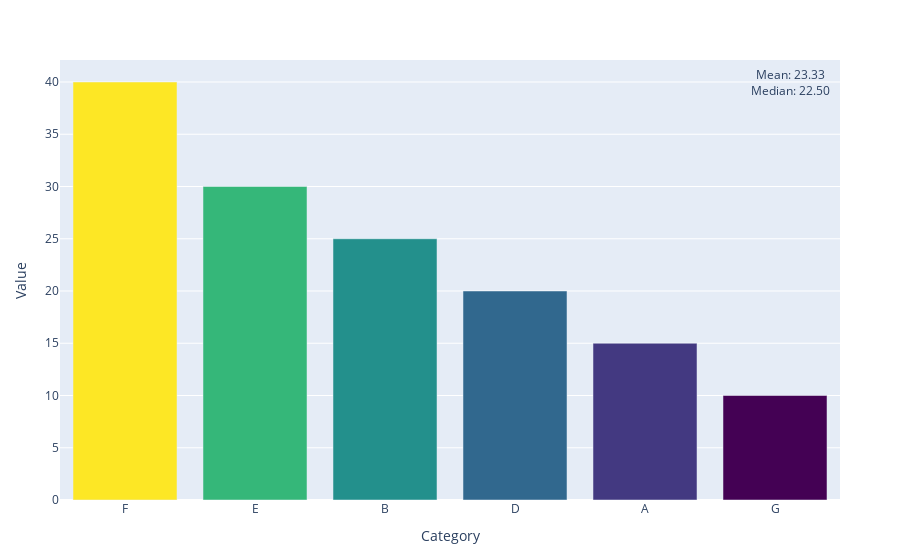

Notebook code cell kept with this figure:
### Code cell
# Example usage
data = {'Category': ['A', 'B', 'G', 'D', 'E', 'F' ],
        'Value': [15, 25, 10, 20, 30, 40]}
df = pd.DataFrame(data)

plot_bar_chart(df, x_column='Category', y_column='Value', horizontal=False, show_mean_median=True)

### Figure 1 — Plotly figure (JSON) as saved in the notebook; plotly's stock layout.template omitted (floating-point values rounded to 4 significant figures)
{"data": [{"marker": {"color": [40, 30, 25, 20, 15, 10], "colorscale": [[0, "#440154"], [0.1111, "#482878"], [0.2222, "#3e4989"], [0.3333, "#31688e"], [0.4444, "#26828e"], [0.5556, "#1f9e89"], [0.6667, "#35b779"], [0.7778, "#6ece58"], [0.8889, "#b5de2b"], [1, "#fde725"]]}, "type": "bar", "x": ["F", "E", "B", "D", "A", "G"], "y": [40, 30, 25, 20, 15, 10]}], "layout": {"annotations": [{"font": {"size": 12}, "showarrow": false, "text": "Mean: 23.33<br>Median: 22.50", "x": 0.99, "xref": "paper", "y": 0.99, "yref": "paper"}], "margin": {"b": 60, "l": 60, "r": 60, "t": 60}, "xaxis": {"title": {"text": "Category"}}, "yaxis": {"title": {"text": "Value"}}}}
